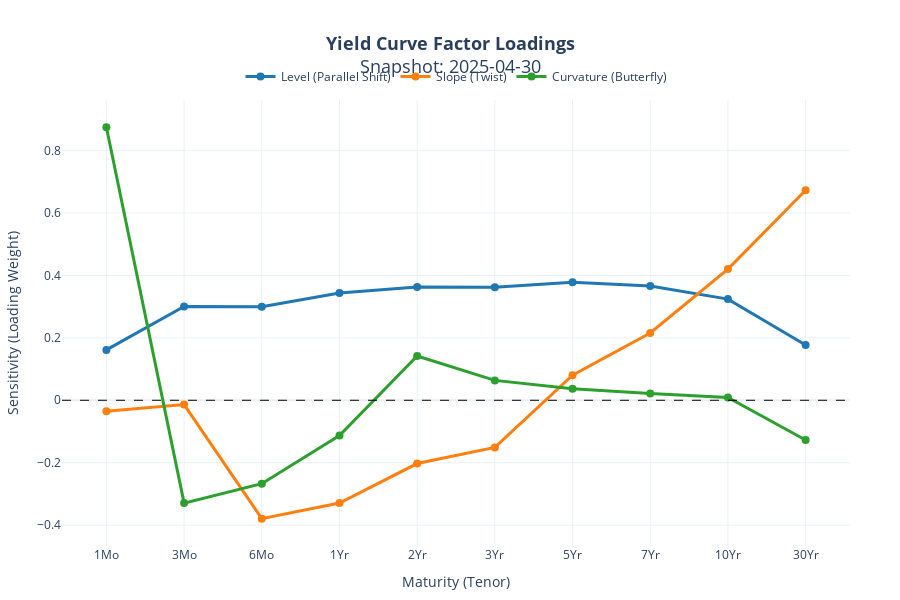

Source (notebook cell):
### Code cell
my_date = '2025-04-30'
fig = plot_loadings_by_date(rolling_loadings, my_date)
fig.show()

### Figure 1 — Plotly figure (JSON) as saved in the notebook; plotly's stock layout.template omitted (floating-point values rounded to 4 significant figures)
{"data": [{"hovertemplate": "<b>Tenor:</b> %{x}<br><b>Loading:</b> %{y:.4f}<extra></extra>", "line": {"color": "#1f77b4", "width": 3}, "marker": {"size": 8}, "mode": "lines+markers", "name": "Level (Parallel Shift)", "type": "scatter", "x": ["1Mo", "3Mo", "6Mo", "1Yr", "2Yr", "3Yr", "5Yr", "7Yr", "10Yr", "30Yr"], "y": [0.1613, 0.3007, 0.2995, 0.3434, 0.3629, 0.3619, 0.3779, 0.3661, 0.3241, 0.1771]}, {"hovertemplate": "<b>Tenor:</b> %{x}<br><b>Loading:</b> %{y:.4f}<extra></extra>", "line": {"color": "#ff7f0e", "width": 3}, "marker": {"size": 8}, "mode": "lines+markers", "name": "Slope (Twist)", "type": "scatter", "x": ["1Mo", "3Mo", "6Mo", "1Yr", "2Yr", "3Yr", "5Yr", "7Yr", "10Yr", "30Yr"], "y": [-0.03494, -0.01391, -0.3794, -0.3292, -0.2027, -0.1512, 0.08051, 0.2156, 0.4202, 0.6729]}, {"hovertemplate": "<b>Tenor:</b> %{x}<br><b>Loading:</b> %{y:.4f}<extra></extra>", "line": {"color": "#2ca02c", "width": 3}, "marker": {"size": 8}, "mode": "lines+markers", "name": "Curvature (Butterfly)", "type": "scatter", "x": ["1Mo", "3Mo", "6Mo", "1Yr", "2Yr", "3Yr", "5Yr", "7Yr", "10Yr", "30Yr"], "y": [0.8746, -0.3294, -0.2673, -0.1132, 0.1419, 0.06376, 0.03726, 0.02167, 0.008827, -0.1274]}], "layout": {"height": 600, "hovermode": "x unified", "legend": {"orientation": "h", "x": 0.5, "xanchor": "center", "y": 1.02, "yanchor": "bottom"}, "margin": {"b": 50, "l": 50, "r": 50, "t": 100}, "shapes": [{"line": {"color": "black", "dash": "dash", "width": 1}, "type": "line", "x0": 0, "x1": 1, "xref": "x domain", "y0": 0, "y1": 0, "yref": "y"}], "title": {"font": {"size": 18}, "text": "<b>Yield Curve Factor Loadings</b><br>Snapshot: 2025-04-30", "x": 0.5}, "xaxis": {"title": {"text": "Maturity (Tenor)"}}, "yaxis": {"title": {"text": "Sensitivity (Loading Weight)"}}}}
